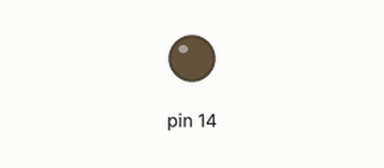
A sketch run on a simulated Arduino Uno, built with avr-gcc and run on an emulated ATmega328P. Parts: output pins drawn as LEDs (lit = HIGH).

Above: at 0.5 s.
At 2.65 s:
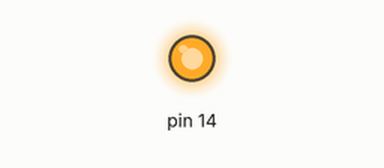
Timing chart, 0 to 3.0 s (numbered marks = the images above):
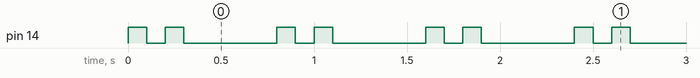

The sketch:

sketch_jun23b_blinkLEDwithAVR-IO.ino
```cpp
#include <avr/io.h>
#include <util/delay.h>                // for _delay_ms()

int main(void)
{
DDRC = 0x01;                       // initialize port C
while(1)
{
// LED on
PORTC = 0b00000001;            // PC0 = High = Vcc
_delay_ms(100);                // wait 500 milliseconds

//LED off
PORTC = 0b00000000;            // PC0 = Low = 0v
_delay_ms(100);                // wait 500 milliseconds
// LED on
PORTC = 0b00000001;            // PC0 = High = Vcc
_delay_ms(100);                // wait 500 milliseconds

//LED off
PORTC = 0b00000000;            // PC0 = Low = 0v
_delay_ms(500);                // wait 500 milliseconds
}
}
```

Measured:
- by itself, pin 14: repeats every 0.80 s: LOW 0.10 s, HIGH 0.10 s, LOW 0.50 s, HIGH 0.10 s
- by itself, everything shown: repeats every 0.80 s, in 4 steps
